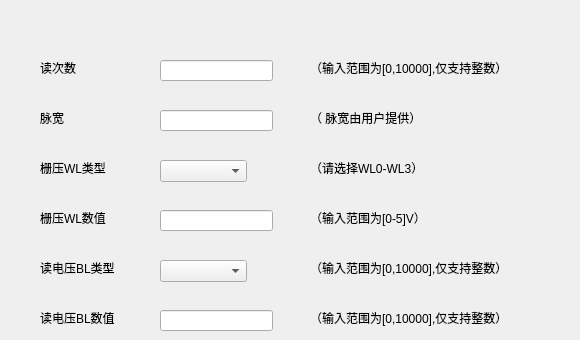
    <widget class="QWidget" name="tab_6">
     <attribute name="title">
      <string>幅值调制</string>
     </attribute>
     <widget class="QLabel" name="label_73">
      <property name="geometry">
       <rect>
        <x>310</x>
        <y>210</y>
        <width>261</width>
        <height>16</height>
       </rect>
      </property>
      <property name="text">
       <string>（输入范围为[0-5]V）</string>
      </property>
     </widget>
     <widget class="QLineEdit" name="lineEdit_24">
      <property name="geometry">
       <rect>
        <x>160</x>
        <y>310</y>
        <width>113</width>
        <height>21</height>
       </rect>
      </property>
     </widget>
     <widget class="QLabel" name="label_74">
      <property name="geometry">
       <rect>
        <x>40</x>
        <y>260</y>
        <width>101</width>
        <height>16</height>
       </rect>
      </property>
      <property name="text">
       <string>读电压BL类型</string>
      </property>
     </widget>
     <widget class="QLabel" name="label_75">
      <property name="geometry">
       <rect>
        <x>40</x>
        <y>160</y>
        <width>81</width>
        <height>16</height>
       </rect>
      </property>
      <property name="text">
       <string>栅压WL类型</string>
      </property>
     </widget>
     <widget class="QComboBox" name="comboBox_16">
      <property name="geometry">
       <rect>
        <x>160</x>
        <y>160</y>
        <width>87</width>
        <height>22</height>
       </rect>
      </property>
      <item>
       <property name="text">
        <string/>
       </property>
      </item>
      <item>
       <property name="text">
        <string>WL0</string>
       </property>
      </item>
      <item>
       <property name="text">
        <string>WL1</string>
       </property>
      </item>
      <item>
       <property name="text">
        <string>WL2</string>
       </property>
      </item>
      <item>
       <property name="text">
        <string>WL3</string>
       </property>
      </item>
      <item>
       <property name="text">
        <string>WL0-WL3</string>
       </property>
      </item>
     </widget>
     <widget class="QLabel" name="label_76">
      <property name="geometry">
       <rect>
        <x>310</x>
        <y>110</y>
        <width>261</width>
        <height>16</height>
       </rect>
      </property>
      <property name="text">
       <string>（ 脉宽由用户提供）</string>
      </property>
     </widget>
     <widget class="QLineEdit" name="lineEdit_25">
      <property name="geometry">
       <rect>
        <x>160</x>
        <y>60</y>
        <width>113</width>
        <height>21</height>
       </rect>
      </property>
     </widget>
     <widget class="QLineEdit" name="lineEdit_26">
      <property name="geometry">
       <rect>
        <x>160</x>
        <y>210</y>
        <width>113</width>
        <height>21</height>
       </rect>
      </property>
     </widget>
     <widget class="QLabel" name="label_77">
      <property name="geometry">
       <rect>
        <x>40</x>
        <y>60</y>
        <width>51</width>
        <height>16</height>
       </rect>
      </property>
      <property name="text">
       <string>读次数</string>
      </property>
     </widget>
     <widget class="QLabel" name="label_78">
      <property name="geometry">
       <rect>
        <x>310</x>
        <y>260</y>
        <width>261</width>
        <height>16</height>
       </rect>
      </property>
      <property name="text">
       <string>（输入范围为[0,10000],仅支持整数）</string>
      </property>
     </widget>
     <widget class="QLabel" name="label_79">
      <property name="geometry">
       <rect>
        <x>40</x>
        <y>110</y>
        <width>51</width>
        <height>16</height>
       </rect>
      </property>
      <property name="text">
       <string>脉宽</string>
      </property>
     </widget>
     <widget class="QLabel" name="label_80">
      <property name="geometry">
       <rect>
        <x>40</x>
        <y>210</y>
        <width>81</width>
        <height>16</height>
       </rect>
      </property>
      <property name="text">
       <string>栅压WL数值</string>
      </property>
     </widget>
     <widget class="QLabel" name="label_81">
      <property name="geometry">
       <rect>
        <x>310</x>
        <y>310</y>
        <width>261</width>
        <height>16</height>
       </rect>
      </property>
      <property name="text">
       <string>（输入范围为[0,10000],仅支持整数）</string>
      </property>
     </widget>
     <widget class="QLabel" name="label_82">
      <property name="geometry">
       <rect>
        <x>310</x>
        <y>160</y>
        <width>261</width>
        <height>16</height>
       </rect>
      </property>
      <property name="text">
       <string>（请选择WL0-WL3）</string>
      </property>
     </widget>
     <widget class="QLineEdit" name="lineEdit_27">
      <property name="geometry">
       <rect>
        <x>160</x>
        <y>110</y>
        <width>113</width>
        <height>21</height>
       </rect>
      </property>
     </widget>
     <widget class="QLabel" name="label_83">
      <property name="geometry">
       <rect>
        <x>310</x>
        <y>60</y>
        <width>261</width>
        <height>16</height>
       </rect>
      </property>
      <property name="text">
       <string>（输入范围为[0,10000],仅支持整数）</string>
      </property>
     </widget>
     <widget class="QComboBox" name="comboBox_17">
      <property name="geometry">
       <rect>
        <x>160</x>
        <y>260</y>
        <width>87</width>
        <height>22</height>
       </rect>
      </property>
      <item>
       <property name="text">
        <string/>
       </property>
      </item>
      <item>
       <property name="text">
        <string>BL0</string>
       </property>
      </item>
      <item>
       <property name="text">
        <string>BL1</string>
       </property>
      </item>
      <item>
       <property name="text">
        <string>BL2</string>
       </property>
      </item>
      <item>
       <property name="text">
        <string>BL3</string>
       </property>
      </item>
      <item>
       <property name="text">
        <string>BL0-BL3</string>
       </property>
      </item>
     </widget>
     <widget class="QLabel" name="label_84">
      <property name="geometry">
       <rect>
        <x>40</x>
        <y>310</y>
        <width>101</width>
        <height>16</height>
       </rect>
      </property>
      <property name="text">
       <string>读电压BL数值</string>
      </property>
     </widget>
    </widget>
